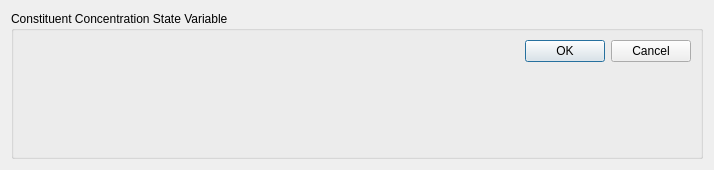
<?xml version="1.0" encoding="UTF-8"?>
<ui version="4.0">
 <class>ObservedConstituentWindow</class>
 <widget class="QDialog" name="ObservedConstituentWindow">
  <property name="windowModality">
   <enum>Qt::WindowModal</enum>
  </property>
  <property name="geometry">
   <rect>
    <x>0</x>
    <y>0</y>
    <width>714</width>
    <height>170</height>
   </rect>
  </property>
  <property name="windowTitle">
   <string>Dialog</string>
  </property>
  <layout class="QHBoxLayout" name="horizontalLayout_4">
   <item>
    <widget class="QGroupBox" name="groupBox">
     <property name="sizePolicy">
      <sizepolicy hsizetype="Expanding" vsizetype="Expanding">
       <horstretch>0</horstretch>
       <verstretch>0</verstretch>
      </sizepolicy>
     </property>
     <property name="autoFillBackground">
      <bool>false</bool>
     </property>
     <property name="title">
      <string>Constituent Concentration State Variable</string>
     </property>
     <layout class="QGridLayout" name="gridLayout">
      <item row="0" column="0">
       <layout class="QVBoxLayout" name="verticalLayout">
        <item>
         <layout class="QHBoxLayout" name="horizontalLayout">
          <item>
           <widget class="QDialogButtonBox" name="buttonBox">
            <property name="standardButtons">
             <set>QDialogButtonBox::Cancel|QDialogButtonBox::Ok</set>
            </property>
            <property name="centerButtons">
             <bool>false</bool>
            </property>
           </widget>
          </item>
         </layout>
        </item>
        <item>
         <layout class="QVBoxLayout" name="verticalLayout_2">
          <item>
           <layout class="QHBoxLayout" name="horizontalLayout_3"/>
          </item>
          <item>
           <spacer name="verticalSpacer">
            <property name="orientation">
             <enum>Qt::Vertical</enum>
            </property>
            <property name="sizeHint" stdset="0">
             <size>
              <width>20</width>
              <height>40</height>
             </size>
            </property>
           </spacer>
          </item>
         </layout>
        </item>
       </layout>
      </item>
     </layout>
    </widget>
   </item>
  </layout>
  <action name="action_Remove">
   <property name="text">
    <string>&amp;Remove</string>
   </property>
  </action>
 </widget>
 <resources/>
 <connections/>
</ui>
